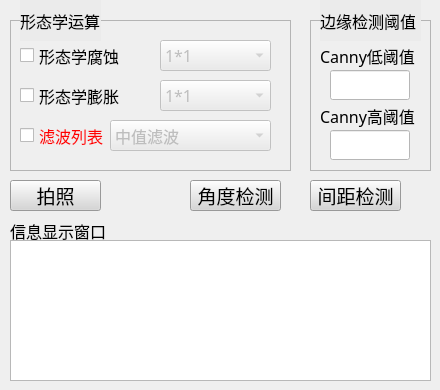
    <widget class="QWidget" name="tab_3">
     <property name="styleSheet">
      <string notr="true">#tab_3
{
background-color: rgb(235, 235, 235);
}</string>
     </property>
     <attribute name="title">
      <string>调整选项</string>
     </attribute>
     <widget class="QLabel" name="label_32">
      <property name="geometry">
       <rect>
        <x>10</x>
        <y>20</y>
        <width>281</width>
        <height>151</height>
       </rect>
      </property>
      <property name="styleSheet">
       <string notr="true">#label_32
{border: 1px solid;
border-color: rgb(180,180 , 180);}</string>
      </property>
      <property name="text">
       <string/>
      </property>
     </widget>
     <widget class="QLabel" name="label_33">
      <property name="geometry">
       <rect>
        <x>20</x>
        <y>0</y>
        <width>81</width>
        <height>41</height>
       </rect>
      </property>
      <property name="font">
       <font>
        <family>等线</family>
        <pointsize>12</pointsize>
       </font>
      </property>
      <property name="styleSheet">
       <string notr="true">#label_33
{
background-color: rgb(235, 235, 235);
}</string>
      </property>
      <property name="text">
       <string>形态学运算</string>
      </property>
     </widget>
     <widget class="QCheckBox" name="checkBox_3">
      <property name="geometry">
       <rect>
        <x>20</x>
        <y>120</y>
        <width>111</width>
        <height>31</height>
       </rect>
      </property>
      <property name="font">
       <font>
        <family>等线</family>
        <pointsize>12</pointsize>
       </font>
      </property>
      <property name="styleSheet">
       <string notr="true">#checkBox_3:checked
{
	color: rgb(85, 170, 0);
}
#checkBox_3:!checked
{
	color: rgb(255, 0, 0);
}</string>
      </property>
      <property name="text">
       <string>滤波列表</string>
      </property>
     </widget>
     <widget class="QCheckBox" name="checkBox">
      <property name="geometry">
       <rect>
        <x>20</x>
        <y>40</y>
        <width>111</width>
        <height>31</height>
       </rect>
      </property>
      <property name="font">
       <font>
        <family>等线</family>
        <pointsize>12</pointsize>
       </font>
      </property>
      <property name="styleSheet">
       <string notr="true"/>
      </property>
      <property name="text">
       <string>形态学腐蚀</string>
      </property>
     </widget>
     <widget class="QCheckBox" name="checkBox_2">
      <property name="geometry">
       <rect>
        <x>20</x>
        <y>80</y>
        <width>111</width>
        <height>31</height>
       </rect>
      </property>
      <property name="font">
       <font>
        <family>等线</family>
        <pointsize>12</pointsize>
       </font>
      </property>
      <property name="styleSheet">
       <string notr="true"/>
      </property>
      <property name="text">
       <string>形态学膨胀</string>
      </property>
     </widget>
     <widget class="QComboBox" name="comboBox_2">
      <property name="enabled">
       <bool>false</bool>
      </property>
      <property name="geometry">
       <rect>
        <x>160</x>
        <y>40</y>
        <width>111</width>
        <height>31</height>
       </rect>
      </property>
      <property name="font">
       <font>
        <family>等线</family>
        <pointsize>12</pointsize>
       </font>
      </property>
      <property name="styleSheet">
       <string notr="true">#comboBox_2
{
background-color: rgb(235, 235, 235);
}</string>
      </property>
      <item>
       <property name="text">
        <string>1*1</string>
       </property>
      </item>
      <item>
       <property name="text">
        <string>3*3</string>
       </property>
      </item>
      <item>
       <property name="text">
        <string>5*5</string>
       </property>
      </item>
     </widget>
     <widget class="QComboBox" name="comboBox_3">
      <property name="enabled">
       <bool>false</bool>
      </property>
      <property name="geometry">
       <rect>
        <x>160</x>
        <y>80</y>
        <width>111</width>
        <height>31</height>
       </rect>
      </property>
      <property name="font">
       <font>
        <family>等线</family>
        <pointsize>12</pointsize>
       </font>
      </property>
      <property name="styleSheet">
       <string notr="true">#comboBox_3
{
background-color: rgb(235, 235, 235);
}</string>
      </property>
      <item>
       <property name="text">
        <string>1*1</string>
       </property>
      </item>
      <item>
       <property name="text">
        <string>3*3</string>
       </property>
      </item>
      <item>
       <property name="text">
        <string>5*5</string>
       </property>
      </item>
     </widget>
     <widget class="QComboBox" name="comboBox_4">
      <property name="enabled">
       <bool>false</bool>
      </property>
      <property name="geometry">
       <rect>
        <x>110</x>
        <y>120</y>
        <width>161</width>
        <height>31</height>
       </rect>
      </property>
      <property name="font">
       <font>
        <family>等线</family>
        <pointsize>12</pointsize>
       </font>
      </property>
      <property name="styleSheet">
       <string notr="true">#comboBox_4
{
background-color: rgb(235, 235, 235);
}</string>
      </property>
      <item>
       <property name="text">
        <string>中值滤波</string>
       </property>
      </item>
      <item>
       <property name="text">
        <string>均值滤波</string>
       </property>
      </item>
      <item>
       <property name="text">
        <string>高斯滤波</string>
       </property>
      </item>
      <item>
       <property name="text">
        <string>各向异性扩散滤波</string>
       </property>
      </item>
     </widget>
     <widget class="QLabel" name="label_35">
      <property name="geometry">
       <rect>
        <x>320</x>
        <y>0</y>
        <width>101</width>
        <height>41</height>
       </rect>
      </property>
      <property name="font">
       <font>
        <family>等线</family>
        <pointsize>12</pointsize>
       </font>
      </property>
      <property name="styleSheet">
       <string notr="true">#label_35
{
background-color: rgb(235, 235, 235);
}</string>
      </property>
      <property name="text">
       <string>边缘检测阈值</string>
      </property>
     </widget>
     <widget class="QLabel" name="label_36">
      <property name="geometry">
       <rect>
        <x>310</x>
        <y>20</y>
        <width>121</width>
        <height>151</height>
       </rect>
      </property>
      <property name="styleSheet">
       <string notr="true">#label_36
{border: 1px solid;
border-color: rgb(180,180 , 180);}</string>
      </property>
      <property name="text">
       <string/>
      </property>
     </widget>
     <widget class="QLabel" name="label_37">
      <property name="geometry">
       <rect>
        <x>320</x>
        <y>40</y>
        <width>111</width>
        <height>31</height>
       </rect>
      </property>
      <property name="font">
       <font>
        <family>等线</family>
        <pointsize>12</pointsize>
       </font>
      </property>
      <property name="text">
       <string>Canny低阈值</string>
      </property>
     </widget>
     <widget class="QLabel" name="label_38">
      <property name="geometry">
       <rect>
        <x>320</x>
        <y>100</y>
        <width>111</width>
        <height>31</height>
       </rect>
      </property>
      <property name="font">
       <font>
        <family>等线</family>
        <pointsize>12</pointsize>
       </font>
      </property>
      <property name="text">
       <string>Canny高阈值</string>
      </property>
     </widget>
     <widget class="QLineEdit" name="lineEdit_14">
      <property name="geometry">
       <rect>
        <x>330</x>
        <y>70</y>
        <width>80</width>
        <height>30</height>
       </rect>
      </property>
      <property name="minimumSize">
       <size>
        <width>80</width>
        <height>30</height>
       </size>
      </property>
      <property name="maximumSize">
       <size>
        <width>80</width>
        <height>30</height>
       </size>
      </property>
      <property name="font">
       <font>
        <family>Arial</family>
        <pointsize>12</pointsize>
       </font>
      </property>
      <property name="styleSheet">
       <string notr="true">background-color: rgb(255, 255, 255);</string>
      </property>
     </widget>
     <widget class="QLineEdit" name="lineEdit_15">
      <property name="geometry">
       <rect>
        <x>330</x>
        <y>130</y>
        <width>80</width>
        <height>30</height>
       </rect>
      </property>
      <property name="minimumSize">
       <size>
        <width>80</width>
        <height>30</height>
       </size>
      </property>
      <property name="maximumSize">
       <size>
        <width>80</width>
        <height>30</height>
       </size>
      </property>
      <property name="font">
       <font>
        <family>Arial</family>
        <pointsize>12</pointsize>
       </font>
      </property>
      <property name="styleSheet">
       <string notr="true">background-color: rgb(255, 255, 255);</string>
      </property>
     </widget>
     <widget class="QTextEdit" name="textEdit_2">
      <property name="geometry">
       <rect>
        <x>10</x>
        <y>240</y>
        <width>421</width>
        <height>141</height>
       </rect>
      </property>
     </widget>
     <widget class="QLabel" name="label_41">
      <property name="geometry">
       <rect>
        <x>10</x>
        <y>220</y>
        <width>101</width>
        <height>21</height>
       </rect>
      </property>
      <property name="font">
       <font>
        <family>等线</family>
        <pointsize>12</pointsize>
       </font>
      </property>
      <property name="styleSheet">
       <string notr="true">#label_35
{
background-color: rgb(235, 235, 235);
}</string>
      </property>
      <property name="text">
       <string>信息显示窗口</string>
      </property>
     </widget>
     <widget class="QPushButton" name="pushButton_7">
      <property name="geometry">
       <rect>
        <x>10</x>
        <y>180</y>
        <width>91</width>
        <height>31</height>
       </rect>
      </property>
      <property name="font">
       <font>
        <family>黑体</family>
        <pointsize>14</pointsize>
       </font>
      </property>
      <property name="styleSheet">
       <string notr="true">#pushButton_7
{

	background-color: rgb(214, 214, 214);
}
#pushButton_7:pressed
{
	background-color: rgb(0, 190, 0);
}</string>
      </property>
      <property name="text">
       <string>拍照</string>
      </property>
     </widget>
     <widget class="QPushButton" name="pushButton_14">
      <property name="geometry">
       <rect>
        <x>190</x>
        <y>180</y>
        <width>91</width>
        <height>31</height>
       </rect>
      </property>
      <property name="font">
       <font>
        <family>黑体</family>
        <pointsize>14</pointsize>
       </font>
      </property>
      <property name="styleSheet">
       <string notr="true">#pushButton_14
{

	background-color: rgb(214, 214, 214);
}
#pushButton_14:pressed
{
	background-color: rgb(255, 0, 0);
}</string>
      </property>
      <property name="text">
       <string>角度检测</string>
      </property>
     </widget>
     <widget class="QPushButton" name="pushButton_11">
      <property name="geometry">
       <rect>
        <x>310</x>
        <y>180</y>
        <width>91</width>
        <height>31</height>
       </rect>
      </property>
      <property name="font">
       <font>
        <family>黑体</family>
        <pointsize>14</pointsize>
       </font>
      </property>
      <property name="styleSheet">
       <string notr="true">#pushButton_11
{

	background-color: rgb(214, 214, 214);
}
#pushButton_11:pressed
{
	background-color: rgb(0, 190, 0);
}</string>
      </property>
      <property name="text">
       <string>间距检测</string>
      </property>
     </widget>
     <zorder>label_36</zorder>
     <zorder>label_35</zorder>
     <zorder>label_32</zorder>
     <zorder>label_33</zorder>
     <zorder>checkBox_3</zorder>
     <zorder>checkBox</zorder>
     <zorder>checkBox_2</zorder>
     <zorder>comboBox_2</zorder>
     <zorder>comboBox_3</zorder>
     <zorder>comboBox_4</zorder>
     <zorder>label_37</zorder>
     <zorder>label_38</zorder>
     <zorder>lineEdit_14</zorder>
     <zorder>lineEdit_15</zorder>
     <zorder>textEdit_2</zorder>
     <zorder>label_41</zorder>
     <zorder>pushButton_7</zorder>
     <zorder>pushButton_14</zorder>
     <zorder>pushButton_11</zorder>
    </widget>
